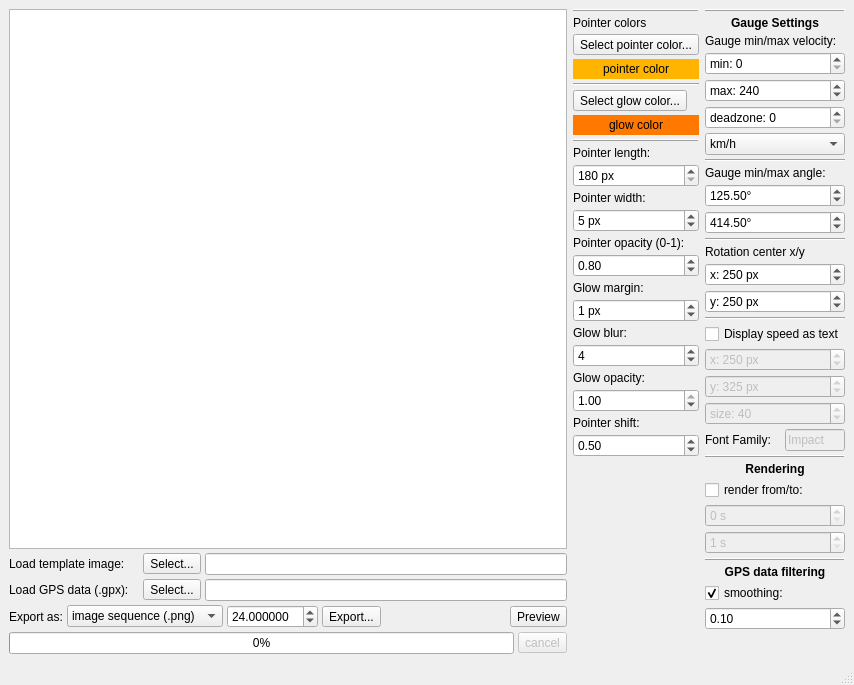
<?xml version="1.0" encoding="UTF-8"?>
<ui version="4.0">
 <class>MainWindow</class>
 <widget class="QMainWindow" name="MainWindow">
  <property name="geometry">
   <rect>
    <x>0</x>
    <y>0</y>
    <width>854</width>
    <height>685</height>
   </rect>
  </property>
  <property name="windowTitle">
   <string>GPS HUD</string>
  </property>
  <property name="windowIcon">
   <iconset>
    <normaloff>icon.png</normaloff>icon.png</iconset>
  </property>
  <widget class="QWidget" name="centralwidget">
   <layout class="QHBoxLayout" name="horizontalLayout">
    <item>
     <layout class="QVBoxLayout" name="verticalLayout_2">
      <property name="spacing">
       <number>4</number>
      </property>
      <property name="bottomMargin">
       <number>0</number>
      </property>
      <item>
       <widget class="QGraphicsView" name="graphicsView">
        <property name="statusTip">
         <string>Right click to set pointer rotation anchor/center to cursor position</string>
        </property>
       </widget>
      </item>
      <item>
       <layout class="QHBoxLayout" name="horizontalLayout_3">
        <property name="bottomMargin">
         <number>0</number>
        </property>
        <item>
         <widget class="QLabel" name="label_2">
          <property name="minimumSize">
           <size>
            <width>130</width>
            <height>0</height>
           </size>
          </property>
          <property name="text">
           <string>Load template image:</string>
          </property>
         </widget>
        </item>
        <item>
         <widget class="QToolButton" name="toolButton_template_select">
          <property name="text">
           <string>Select...</string>
          </property>
         </widget>
        </item>
        <item>
         <widget class="QLineEdit" name="lineEdit_template_path"/>
        </item>
       </layout>
      </item>
      <item>
       <layout class="QHBoxLayout" name="horizontalLayout_4">
        <property name="bottomMargin">
         <number>0</number>
        </property>
        <item>
         <widget class="QLabel" name="label_12">
          <property name="minimumSize">
           <size>
            <width>130</width>
            <height>0</height>
           </size>
          </property>
          <property name="text">
           <string>Load GPS data (.gpx):</string>
          </property>
         </widget>
        </item>
        <item>
         <widget class="QToolButton" name="toolButton_gpx_select">
          <property name="text">
           <string>Select...</string>
          </property>
         </widget>
        </item>
        <item>
         <widget class="QLineEdit" name="lineEdit_gpx_path"/>
        </item>
       </layout>
      </item>
      <item>
       <layout class="QHBoxLayout" name="horizontalLayout_2">
        <property name="bottomMargin">
         <number>0</number>
        </property>
        <item>
         <widget class="QLabel" name="label">
          <property name="text">
           <string>Export as:</string>
          </property>
         </widget>
        </item>
        <item>
         <widget class="QComboBox" name="comboBox_export_format">
          <property name="minimumSize">
           <size>
            <width>100</width>
            <height>0</height>
           </size>
          </property>
          <item>
           <property name="text">
            <string>image sequence (.png)</string>
           </property>
          </item>
          <item>
           <property name="text">
            <string>gif</string>
           </property>
          </item>
          <item>
           <property name="text">
            <string>mp4 (h264)</string>
           </property>
          </item>
          <item>
           <property name="text">
            <string>avi (raw)</string>
           </property>
          </item>
          <item>
           <property name="text">
            <string>avi (png)</string>
           </property>
          </item>
         </widget>
        </item>
        <item>
         <widget class="QDoubleSpinBox" name="doubleSpinBox_fps">
          <property name="decimals">
           <number>6</number>
          </property>
          <property name="minimum">
           <double>0.100000000000000</double>
          </property>
          <property name="maximum">
           <double>999.990000000000009</double>
          </property>
          <property name="value">
           <double>24.000000000000000</double>
          </property>
         </widget>
        </item>
        <item>
         <widget class="QToolButton" name="toolButton_export">
          <property name="text">
           <string>Export...</string>
          </property>
         </widget>
        </item>
        <item>
         <spacer name="horizontalSpacer">
          <property name="orientation">
           <enum>Qt::Horizontal</enum>
          </property>
          <property name="sizeHint" stdset="0">
           <size>
            <width>2</width>
            <height>20</height>
           </size>
          </property>
         </spacer>
        </item>
        <item>
         <widget class="QToolButton" name="toolButton_preview">
          <property name="layoutDirection">
           <enum>Qt::LeftToRight</enum>
          </property>
          <property name="text">
           <string>Preview</string>
          </property>
         </widget>
        </item>
       </layout>
      </item>
      <item>
       <layout class="QHBoxLayout" name="horizontalLayout_5">
        <item>
         <widget class="QProgressBar" name="progressBar_export">
          <property name="value">
           <number>0</number>
          </property>
         </widget>
        </item>
        <item>
         <widget class="QToolButton" name="toolButton_cancelExport">
          <property name="enabled">
           <bool>false</bool>
          </property>
          <property name="text">
           <string>cancel</string>
          </property>
         </widget>
        </item>
       </layout>
      </item>
     </layout>
    </item>
    <item>
     <layout class="QVBoxLayout" name="verticalLayout">
      <property name="spacing">
       <number>4</number>
      </property>
      <item>
       <widget class="Line" name="line_8">
        <property name="frameShadow">
         <enum>QFrame::Raised</enum>
        </property>
        <property name="orientation">
         <enum>Qt::Horizontal</enum>
        </property>
       </widget>
      </item>
      <item>
       <widget class="QLabel" name="label_14">
        <property name="text">
         <string>Pointer colors</string>
        </property>
       </widget>
      </item>
      <item>
       <widget class="QToolButton" name="toolButton_p_color_select">
        <property name="minimumSize">
         <size>
          <width>0</width>
          <height>20</height>
         </size>
        </property>
        <property name="text">
         <string>Select pointer color...</string>
        </property>
       </widget>
      </item>
      <item>
       <widget class="QLabel" name="label_p_color">
        <property name="minimumSize">
         <size>
          <width>0</width>
          <height>20</height>
         </size>
        </property>
        <property name="styleSheet">
         <string notr="true">background-color: rgb(255,180,0);</string>
        </property>
        <property name="text">
         <string>pointer color</string>
        </property>
        <property name="alignment">
         <set>Qt::AlignCenter</set>
        </property>
       </widget>
      </item>
      <item>
       <widget class="Line" name="line_2">
        <property name="orientation">
         <enum>Qt::Horizontal</enum>
        </property>
       </widget>
      </item>
      <item>
       <widget class="QToolButton" name="toolButton_p_glow_color_select">
        <property name="minimumSize">
         <size>
          <width>0</width>
          <height>20</height>
         </size>
        </property>
        <property name="text">
         <string>Select glow color...</string>
        </property>
       </widget>
      </item>
      <item>
       <widget class="QLabel" name="label_p_glow_color">
        <property name="minimumSize">
         <size>
          <width>0</width>
          <height>20</height>
         </size>
        </property>
        <property name="styleSheet">
         <string notr="true">background-color: rgb(255,120,0);</string>
        </property>
        <property name="text">
         <string>glow color</string>
        </property>
        <property name="alignment">
         <set>Qt::AlignCenter</set>
        </property>
       </widget>
      </item>
      <item>
       <widget class="Line" name="line_3">
        <property name="frameShadow">
         <enum>QFrame::Raised</enum>
        </property>
        <property name="orientation">
         <enum>Qt::Horizontal</enum>
        </property>
       </widget>
      </item>
      <item>
       <widget class="QLabel" name="label_5">
        <property name="text">
         <string>Pointer length:</string>
        </property>
       </widget>
      </item>
      <item>
       <widget class="QSpinBox" name="spinBox_p_length">
        <property name="suffix">
         <string> px</string>
        </property>
        <property name="minimum">
         <number>180</number>
        </property>
        <property name="maximum">
         <number>9999</number>
        </property>
       </widget>
      </item>
      <item>
       <widget class="QLabel" name="label_6">
        <property name="text">
         <string>Pointer width:</string>
        </property>
       </widget>
      </item>
      <item>
       <widget class="QSpinBox" name="spinBox_p_width">
        <property name="suffix">
         <string> px</string>
        </property>
        <property name="minimum">
         <number>1</number>
        </property>
        <property name="maximum">
         <number>999</number>
        </property>
        <property name="value">
         <number>5</number>
        </property>
       </widget>
      </item>
      <item>
       <widget class="QLabel" name="label_3">
        <property name="text">
         <string>Pointer opacity (0-1):</string>
        </property>
       </widget>
      </item>
      <item>
       <widget class="QDoubleSpinBox" name="doubleSpinBox_p_opacity">
        <property name="toolTip">
         <string>Pointer opacity with 1 being completely opaque and 0 being completely transparent</string>
        </property>
        <property name="statusTip">
         <string>Pointer opacity with 1 being completely opaque and 0 being completely transparent</string>
        </property>
        <property name="maximum">
         <double>1.000000000000000</double>
        </property>
        <property name="singleStep">
         <double>0.100000000000000</double>
        </property>
        <property name="value">
         <double>0.800000000000000</double>
        </property>
       </widget>
      </item>
      <item>
       <widget class="QLabel" name="label_7">
        <property name="text">
         <string>Glow margin:</string>
        </property>
       </widget>
      </item>
      <item>
       <widget class="QSpinBox" name="spinBox_p_glow_margin">
        <property name="toolTip">
         <string>this margin is added to left, right, bottom, top of pointer dimensions</string>
        </property>
        <property name="statusTip">
         <string>this margin is added to left, right, bottom, top of pointer dimensions</string>
        </property>
        <property name="suffix">
         <string> px</string>
        </property>
        <property name="maximum">
         <number>999</number>
        </property>
        <property name="value">
         <number>1</number>
        </property>
       </widget>
      </item>
      <item>
       <widget class="QLabel" name="label_9">
        <property name="text">
         <string>Glow blur:</string>
        </property>
       </widget>
      </item>
      <item>
       <widget class="QSpinBox" name="spinBox_p_glow_blur">
        <property name="toolTip">
         <string>sigma of gaussian blur</string>
        </property>
        <property name="statusTip">
         <string>sigma of gaussian blur</string>
        </property>
        <property name="maximum">
         <number>10</number>
        </property>
        <property name="value">
         <number>4</number>
        </property>
       </widget>
      </item>
      <item>
       <widget class="QLabel" name="label_4">
        <property name="text">
         <string>Glow opacity:</string>
        </property>
       </widget>
      </item>
      <item>
       <widget class="QDoubleSpinBox" name="doubleSpinBox_p_glow_opacity">
        <property name="maximum">
         <double>1.000000000000000</double>
        </property>
        <property name="singleStep">
         <double>0.100000000000000</double>
        </property>
        <property name="value">
         <double>1.000000000000000</double>
        </property>
       </widget>
      </item>
      <item>
       <widget class="QLabel" name="label_8">
        <property name="maximumSize">
         <size>
          <width>120</width>
          <height>16777215</height>
         </size>
        </property>
        <property name="toolTip">
         <string>Pointer translation shift factor from rotation center (default 0.5)</string>
        </property>
        <property name="text">
         <string>Pointer shift:</string>
        </property>
        <property name="wordWrap">
         <bool>true</bool>
        </property>
       </widget>
      </item>
      <item>
       <widget class="QDoubleSpinBox" name="doubleSpinBox_p_shift">
        <property name="toolTip">
         <string>Pointer translation shift factor from rotation center (default 0.5)</string>
        </property>
        <property name="statusTip">
         <string>Pointer translation shift factor from rotation center (default 0.5)</string>
        </property>
        <property name="maximum">
         <double>9.990000000000000</double>
        </property>
        <property name="singleStep">
         <double>0.050000000000000</double>
        </property>
        <property name="value">
         <double>0.500000000000000</double>
        </property>
       </widget>
      </item>
      <item>
       <spacer name="verticalSpacer">
        <property name="orientation">
         <enum>Qt::Vertical</enum>
        </property>
        <property name="sizeHint" stdset="0">
         <size>
          <width>20</width>
          <height>40</height>
         </size>
        </property>
       </spacer>
      </item>
     </layout>
    </item>
    <item>
     <layout class="QVBoxLayout" name="verticalLayout_3">
      <property name="spacing">
       <number>4</number>
      </property>
      <item>
       <widget class="Line" name="line_7">
        <property name="frameShadow">
         <enum>QFrame::Raised</enum>
        </property>
        <property name="orientation">
         <enum>Qt::Horizontal</enum>
        </property>
       </widget>
      </item>
      <item>
       <widget class="QLabel" name="label_17">
        <property name="font">
         <font>
          <weight>75</weight>
          <bold>true</bold>
         </font>
        </property>
        <property name="text">
         <string>Gauge Settings</string>
        </property>
        <property name="alignment">
         <set>Qt::AlignCenter</set>
        </property>
       </widget>
      </item>
      <item>
       <widget class="QLabel" name="label_10">
        <property name="text">
         <string>Gauge min/max velocity:</string>
        </property>
       </widget>
      </item>
      <item>
       <widget class="QSpinBox" name="spinBox_g_min">
        <property name="suffix">
         <string/>
        </property>
        <property name="prefix">
         <string>min: </string>
        </property>
        <property name="maximum">
         <number>999</number>
        </property>
       </widget>
      </item>
      <item>
       <widget class="QSpinBox" name="spinBox_g_max">
        <property name="prefix">
         <string>max: </string>
        </property>
        <property name="maximum">
         <number>999</number>
        </property>
        <property name="value">
         <number>240</number>
        </property>
       </widget>
      </item>
      <item>
       <widget class="QSpinBox" name="spinBox_g_speedDeadzone">
        <property name="toolTip">
         <string>&lt;html&gt;&lt;head/&gt;&lt;body&gt;&lt;p&gt;Only velocity above the min + deadzone value is animated. This for example can help to avoid GPS noise when standing still. On a speedomater starting at min=0 kmh/mph just set the deadzone to e.g. 5 and only when the velocity is above 5 kmh/mph min+deadzone = 0+5 = 5) the pointer moves.&lt;/p&gt;&lt;/body&gt;&lt;/html&gt;</string>
        </property>
        <property name="statusTip">
         <string>Only velocity above the min + deadzone value is animated</string>
        </property>
        <property name="prefix">
         <string>deadzone: </string>
        </property>
        <property name="maximum">
         <number>999</number>
        </property>
       </widget>
      </item>
      <item>
       <widget class="QComboBox" name="comboBox_unit">
        <item>
         <property name="text">
          <string>km/h</string>
         </property>
        </item>
        <item>
         <property name="text">
          <string>mph</string>
         </property>
        </item>
       </widget>
      </item>
      <item>
       <widget class="Line" name="line_5">
        <property name="orientation">
         <enum>Qt::Horizontal</enum>
        </property>
       </widget>
      </item>
      <item>
       <widget class="QLabel" name="label_11">
        <property name="text">
         <string>Gauge min/max angle:</string>
        </property>
       </widget>
      </item>
      <item>
       <widget class="QDoubleSpinBox" name="doubleSpinBox_g_angle_min">
        <property name="suffix">
         <string>°</string>
        </property>
        <property name="maximum">
         <double>720.000000000000000</double>
        </property>
        <property name="value">
         <double>125.500000000000000</double>
        </property>
       </widget>
      </item>
      <item>
       <widget class="QDoubleSpinBox" name="doubleSpinBox_g_angle_max">
        <property name="suffix">
         <string>°</string>
        </property>
        <property name="maximum">
         <double>720.000000000000000</double>
        </property>
        <property name="value">
         <double>414.500000000000000</double>
        </property>
       </widget>
      </item>
      <item>
       <widget class="Line" name="line_4">
        <property name="orientation">
         <enum>Qt::Horizontal</enum>
        </property>
       </widget>
      </item>
      <item>
       <widget class="QLabel" name="label_13">
        <property name="toolTip">
         <string>Set rotation center at x,y coordinate with (0,0) being the upper left corner</string>
        </property>
        <property name="statusTip">
         <string>Set rotation center at x,y coordinate with (0,0) being the upper left corner</string>
        </property>
        <property name="text">
         <string>Rotation center x/y</string>
        </property>
       </widget>
      </item>
      <item>
       <widget class="QSpinBox" name="spinBox_p_rot_center_x">
        <property name="toolTip">
         <string>x-axis goes from left to right</string>
        </property>
        <property name="suffix">
         <string> px</string>
        </property>
        <property name="prefix">
         <string>x: </string>
        </property>
        <property name="maximum">
         <number>9999</number>
        </property>
        <property name="value">
         <number>250</number>
        </property>
       </widget>
      </item>
      <item>
       <widget class="QSpinBox" name="spinBox_p_rot_center_y">
        <property name="toolTip">
         <string>y-axis goes from top to bottom</string>
        </property>
        <property name="suffix">
         <string> px</string>
        </property>
        <property name="prefix">
         <string>y: </string>
        </property>
        <property name="maximum">
         <number>9999</number>
        </property>
        <property name="value">
         <number>250</number>
        </property>
       </widget>
      </item>
      <item>
       <widget class="Line" name="line_9">
        <property name="orientation">
         <enum>Qt::Horizontal</enum>
        </property>
       </widget>
      </item>
      <item>
       <widget class="QCheckBox" name="checkBox_g_text">
        <property name="text">
         <string>Display speed as text</string>
        </property>
       </widget>
      </item>
      <item>
       <widget class="QSpinBox" name="spinBox_g_text_x">
        <property name="enabled">
         <bool>false</bool>
        </property>
        <property name="suffix">
         <string> px</string>
        </property>
        <property name="prefix">
         <string>x: </string>
        </property>
        <property name="maximum">
         <number>9999</number>
        </property>
        <property name="value">
         <number>250</number>
        </property>
       </widget>
      </item>
      <item>
       <widget class="QSpinBox" name="spinBox_g_text_y">
        <property name="enabled">
         <bool>false</bool>
        </property>
        <property name="suffix">
         <string> px</string>
        </property>
        <property name="prefix">
         <string>y: </string>
        </property>
        <property name="maximum">
         <number>9999</number>
        </property>
        <property name="value">
         <number>325</number>
        </property>
       </widget>
      </item>
      <item>
       <widget class="QSpinBox" name="spinBox_g_text_size">
        <property name="enabled">
         <bool>false</bool>
        </property>
        <property name="prefix">
         <string>size: </string>
        </property>
        <property name="minimum">
         <number>1</number>
        </property>
        <property name="maximum">
         <number>999</number>
        </property>
        <property name="value">
         <number>40</number>
        </property>
       </widget>
      </item>
      <item>
       <layout class="QHBoxLayout" name="horizontalLayout_6">
        <property name="spacing">
         <number>0</number>
        </property>
        <item>
         <widget class="QLabel" name="label_18">
          <property name="text">
           <string>Font Family:</string>
          </property>
         </widget>
        </item>
        <item>
         <widget class="QLineEdit" name="lineEdit_fontFamily">
          <property name="enabled">
           <bool>false</bool>
          </property>
          <property name="sizePolicy">
           <sizepolicy hsizetype="Minimum" vsizetype="Fixed">
            <horstretch>0</horstretch>
            <verstretch>0</verstretch>
           </sizepolicy>
          </property>
          <property name="maximumSize">
           <size>
            <width>60</width>
            <height>50</height>
           </size>
          </property>
          <property name="text">
           <string>Impact</string>
          </property>
         </widget>
        </item>
       </layout>
      </item>
      <item>
       <widget class="Line" name="line">
        <property name="frameShadow">
         <enum>QFrame::Raised</enum>
        </property>
        <property name="orientation">
         <enum>Qt::Horizontal</enum>
        </property>
       </widget>
      </item>
      <item>
       <widget class="QLabel" name="label_16">
        <property name="font">
         <font>
          <weight>75</weight>
          <bold>true</bold>
         </font>
        </property>
        <property name="text">
         <string>Rendering</string>
        </property>
        <property name="alignment">
         <set>Qt::AlignCenter</set>
        </property>
       </widget>
      </item>
      <item>
       <widget class="QCheckBox" name="checkBox_render_interval">
        <property name="toolTip">
         <string>Check this if only an interval of seconds from the gps file should be rendered</string>
        </property>
        <property name="text">
         <string>render from/to:</string>
        </property>
       </widget>
      </item>
      <item>
       <widget class="QSpinBox" name="spinBox_render_interval_from">
        <property name="enabled">
         <bool>false</bool>
        </property>
        <property name="toolTip">
         <string>Start rendering at this time point in seconds</string>
        </property>
        <property name="statusTip">
         <string>Start rendering at this time point in seconds</string>
        </property>
        <property name="suffix">
         <string> s</string>
        </property>
        <property name="prefix">
         <string/>
        </property>
        <property name="maximum">
         <number>99999</number>
        </property>
       </widget>
      </item>
      <item>
       <widget class="QSpinBox" name="spinBox_render_interval_to">
        <property name="enabled">
         <bool>false</bool>
        </property>
        <property name="toolTip">
         <string>Stop rendering at this time point in seconds</string>
        </property>
        <property name="statusTip">
         <string>Stop rendering at this time point in seconds</string>
        </property>
        <property name="suffix">
         <string> s</string>
        </property>
        <property name="prefix">
         <string/>
        </property>
        <property name="minimum">
         <number>1</number>
        </property>
        <property name="maximum">
         <number>99999</number>
        </property>
       </widget>
      </item>
      <item>
       <widget class="Line" name="line_6">
        <property name="frameShadow">
         <enum>QFrame::Raised</enum>
        </property>
        <property name="orientation">
         <enum>Qt::Horizontal</enum>
        </property>
       </widget>
      </item>
      <item>
       <widget class="QLabel" name="label_15">
        <property name="font">
         <font>
          <weight>75</weight>
          <bold>true</bold>
         </font>
        </property>
        <property name="text">
         <string>GPS data filtering</string>
        </property>
        <property name="alignment">
         <set>Qt::AlignCenter</set>
        </property>
       </widget>
      </item>
      <item>
       <widget class="QCheckBox" name="checkBox_smoothing">
        <property name="toolTip">
         <string>Kalman filtering</string>
        </property>
        <property name="statusTip">
         <string>Kalman filtering</string>
        </property>
        <property name="text">
         <string>smoothing:</string>
        </property>
        <property name="checked">
         <bool>true</bool>
        </property>
       </widget>
      </item>
      <item>
       <widget class="QDoubleSpinBox" name="doubleSpinBox_smoothing_factor">
        <property name="enabled">
         <bool>true</bool>
        </property>
        <property name="toolTip">
         <string>transition covariance: Higher value equals to less smoothing</string>
        </property>
        <property name="statusTip">
         <string>transition covariance: Higher value equals to less smoothing</string>
        </property>
        <property name="singleStep">
         <double>0.010000000000000</double>
        </property>
        <property name="value">
         <double>0.100000000000000</double>
        </property>
       </widget>
      </item>
      <item>
       <spacer name="verticalSpacer_2">
        <property name="orientation">
         <enum>Qt::Vertical</enum>
        </property>
        <property name="sizeHint" stdset="0">
         <size>
          <width>20</width>
          <height>40</height>
         </size>
        </property>
       </spacer>
      </item>
     </layout>
    </item>
   </layout>
  </widget>
  <widget class="QMenuBar" name="menubar">
   <property name="geometry">
    <rect>
     <x>0</x>
     <y>0</y>
     <width>854</width>
     <height>22</height>
    </rect>
   </property>
  </widget>
  <widget class="QStatusBar" name="statusbar"/>
 </widget>
 <resources/>
 <connections>
  <connection>
   <sender>checkBox_render_interval</sender>
   <signal>toggled(bool)</signal>
   <receiver>spinBox_render_interval_from</receiver>
   <slot>setEnabled(bool)</slot>
   <hints>
    <hint type="sourcelabel">
     <x>819</x>
     <y>496</y>
    </hint>
    <hint type="destinationlabel">
     <x>823</x>
     <y>518</y>
    </hint>
   </hints>
  </connection>
  <connection>
   <sender>checkBox_render_interval</sender>
   <signal>toggled(bool)</signal>
   <receiver>spinBox_render_interval_to</receiver>
   <slot>setEnabled(bool)</slot>
   <hints>
    <hint type="sourcelabel">
     <x>742</x>
     <y>497</y>
    </hint>
    <hint type="destinationlabel">
     <x>743</x>
     <y>540</y>
    </hint>
   </hints>
  </connection>
  <connection>
   <sender>checkBox_smoothing</sender>
   <signal>toggled(bool)</signal>
   <receiver>doubleSpinBox_smoothing_factor</receiver>
   <slot>setEnabled(bool)</slot>
   <hints>
    <hint type="sourcelabel">
     <x>770</x>
     <y>591</y>
    </hint>
    <hint type="destinationlabel">
     <x>770</x>
     <y>612</y>
    </hint>
   </hints>
  </connection>
  <connection>
   <sender>checkBox_g_text</sender>
   <signal>toggled(bool)</signal>
   <receiver>spinBox_g_text_x</receiver>
   <slot>setEnabled(bool)</slot>
   <hints>
    <hint type="sourcelabel">
     <x>700</x>
     <y>357</y>
    </hint>
    <hint type="destinationlabel">
     <x>701</x>
     <y>368</y>
    </hint>
   </hints>
  </connection>
  <connection>
   <sender>checkBox_g_text</sender>
   <signal>toggled(bool)</signal>
   <receiver>spinBox_g_text_y</receiver>
   <slot>setEnabled(bool)</slot>
   <hints>
    <hint type="sourcelabel">
     <x>763</x>
     <y>347</y>
    </hint>
    <hint type="destinationlabel">
     <x>728</x>
     <y>393</y>
    </hint>
   </hints>
  </connection>
  <connection>
   <sender>checkBox_g_text</sender>
   <signal>toggled(bool)</signal>
   <receiver>spinBox_g_text_size</receiver>
   <slot>setEnabled(bool)</slot>
   <hints>
    <hint type="sourcelabel">
     <x>785</x>
     <y>352</y>
    </hint>
    <hint type="destinationlabel">
     <x>760</x>
     <y>419</y>
    </hint>
   </hints>
  </connection>
  <connection>
   <sender>checkBox_g_text</sender>
   <signal>toggled(bool)</signal>
   <receiver>lineEdit_fontFamily</receiver>
   <slot>setEnabled(bool)</slot>
   <hints>
    <hint type="sourcelabel">
     <x>803</x>
     <y>352</y>
    </hint>
    <hint type="destinationlabel">
     <x>790</x>
     <y>447</y>
    </hint>
   </hints>
  </connection>
 </connections>
</ui>
